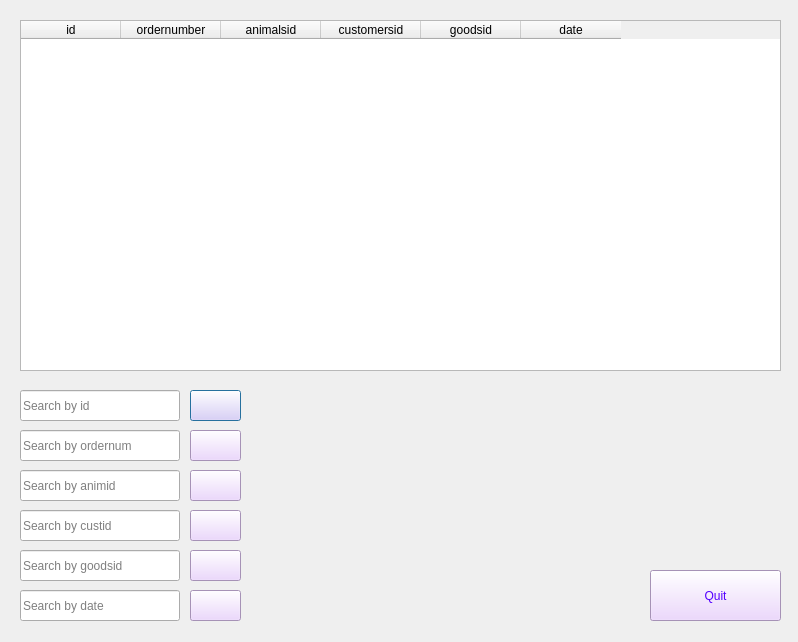
<?xml version="1.0" encoding="UTF-8"?>
<ui version="4.0">
 <class>Dialog</class>
 <widget class="QDialog" name="Dialog">
  <property name="geometry">
   <rect>
    <x>0</x>
    <y>0</y>
    <width>798</width>
    <height>642</height>
   </rect>
  </property>
  <property name="windowTitle">
   <string>Orders</string>
  </property>
  <widget class="QTableWidget" name="tableWidget">
   <property name="geometry">
    <rect>
     <x>20</x>
     <y>20</y>
     <width>761</width>
     <height>351</height>
    </rect>
   </property>
   <column>
    <property name="text">
     <string>id</string>
    </property>
   </column>
   <column>
    <property name="text">
     <string>ordernumber</string>
    </property>
   </column>
   <column>
    <property name="text">
     <string>animalsid</string>
    </property>
   </column>
   <column>
    <property name="text">
     <string>customersid</string>
    </property>
   </column>
   <column>
    <property name="text">
     <string>goodsid</string>
    </property>
   </column>
   <column>
    <property name="text">
     <string>date</string>
    </property>
   </column>
  </widget>
  <widget class="QPushButton" name="btn">
   <property name="geometry">
    <rect>
     <x>190</x>
     <y>390</y>
     <width>51</width>
     <height>31</height>
    </rect>
   </property>
   <property name="styleSheet">
    <string notr="true">font: 75 16pt &quot;MS Shell Dlg 2&quot;;
color: rgb(85, 0, 255);
background-color: rgb(233, 205, 255);</string>
   </property>
   <property name="text">
    <string/>
   </property>
   <property name="icon">
    <iconset>
     <normaloff>pic/search.png</normaloff>pic/search.png</iconset>
   </property>
  </widget>
  <widget class="QPushButton" name="btn1">
   <property name="geometry">
    <rect>
     <x>650</x>
     <y>570</y>
     <width>131</width>
     <height>51</height>
    </rect>
   </property>
   <property name="styleSheet">
    <string notr="true">font: 75 16pt &quot;MS Shell Dlg 2&quot;;
color: rgb(85, 0, 255);
background-color: rgb(233, 205, 255);</string>
   </property>
   <property name="text">
    <string>Quit</string>
   </property>
  </widget>
  <widget class="QLineEdit" name="lineId">
   <property name="geometry">
    <rect>
     <x>20</x>
     <y>390</y>
     <width>160</width>
     <height>31</height>
    </rect>
   </property>
   <property name="placeholderText">
    <string>Search by id</string>
   </property>
  </widget>
  <widget class="QLineEdit" name="lineOrd">
   <property name="geometry">
    <rect>
     <x>20</x>
     <y>430</y>
     <width>160</width>
     <height>31</height>
    </rect>
   </property>
   <property name="placeholderText">
    <string>Search by ordernum</string>
   </property>
  </widget>
  <widget class="QLineEdit" name="lineAnim">
   <property name="geometry">
    <rect>
     <x>20</x>
     <y>470</y>
     <width>160</width>
     <height>31</height>
    </rect>
   </property>
   <property name="placeholderText">
    <string>Search by animid</string>
   </property>
  </widget>
  <widget class="QLineEdit" name="lineCust">
   <property name="geometry">
    <rect>
     <x>20</x>
     <y>510</y>
     <width>160</width>
     <height>31</height>
    </rect>
   </property>
   <property name="placeholderText">
    <string>Search by custid</string>
   </property>
  </widget>
  <widget class="QLineEdit" name="lineGood">
   <property name="geometry">
    <rect>
     <x>20</x>
     <y>550</y>
     <width>160</width>
     <height>31</height>
    </rect>
   </property>
   <property name="placeholderText">
    <string>Search by goodsid</string>
   </property>
  </widget>
  <widget class="QLineEdit" name="lineDate">
   <property name="geometry">
    <rect>
     <x>20</x>
     <y>590</y>
     <width>160</width>
     <height>31</height>
    </rect>
   </property>
   <property name="placeholderText">
    <string>Search by date</string>
   </property>
  </widget>
  <widget class="QPushButton" name="btn_2">
   <property name="geometry">
    <rect>
     <x>190</x>
     <y>430</y>
     <width>51</width>
     <height>31</height>
    </rect>
   </property>
   <property name="styleSheet">
    <string notr="true">font: 75 16pt &quot;MS Shell Dlg 2&quot;;
color: rgb(85, 0, 255);
background-color: rgb(233, 205, 255);</string>
   </property>
   <property name="text">
    <string/>
   </property>
   <property name="icon">
    <iconset>
     <normaloff>pic/search.png</normaloff>pic/search.png</iconset>
   </property>
  </widget>
  <widget class="QPushButton" name="btn_3">
   <property name="geometry">
    <rect>
     <x>190</x>
     <y>470</y>
     <width>51</width>
     <height>31</height>
    </rect>
   </property>
   <property name="styleSheet">
    <string notr="true">font: 75 16pt &quot;MS Shell Dlg 2&quot;;
color: rgb(85, 0, 255);
background-color: rgb(233, 205, 255);</string>
   </property>
   <property name="text">
    <string/>
   </property>
   <property name="icon">
    <iconset>
     <normaloff>pic/search.png</normaloff>pic/search.png</iconset>
   </property>
  </widget>
  <widget class="QPushButton" name="btn_4">
   <property name="geometry">
    <rect>
     <x>190</x>
     <y>510</y>
     <width>51</width>
     <height>31</height>
    </rect>
   </property>
   <property name="styleSheet">
    <string notr="true">font: 75 16pt &quot;MS Shell Dlg 2&quot;;
color: rgb(85, 0, 255);
background-color: rgb(233, 205, 255);</string>
   </property>
   <property name="text">
    <string/>
   </property>
   <property name="icon">
    <iconset>
     <normaloff>pic/search.png</normaloff>pic/search.png</iconset>
   </property>
  </widget>
  <widget class="QPushButton" name="btn_5">
   <property name="geometry">
    <rect>
     <x>190</x>
     <y>550</y>
     <width>51</width>
     <height>31</height>
    </rect>
   </property>
   <property name="styleSheet">
    <string notr="true">font: 75 16pt &quot;MS Shell Dlg 2&quot;;
color: rgb(85, 0, 255);
background-color: rgb(233, 205, 255);</string>
   </property>
   <property name="text">
    <string/>
   </property>
   <property name="icon">
    <iconset>
     <normaloff>pic/search.png</normaloff>pic/search.png</iconset>
   </property>
  </widget>
  <widget class="QPushButton" name="btn_6">
   <property name="geometry">
    <rect>
     <x>190</x>
     <y>590</y>
     <width>51</width>
     <height>31</height>
    </rect>
   </property>
   <property name="styleSheet">
    <string notr="true">font: 75 16pt &quot;MS Shell Dlg 2&quot;;
color: rgb(85, 0, 255);
background-color: rgb(233, 205, 255);</string>
   </property>
   <property name="text">
    <string/>
   </property>
   <property name="icon">
    <iconset>
     <normaloff>pic/search.png</normaloff>pic/search.png</iconset>
   </property>
  </widget>
 </widget>
 <resources/>
 <connections/>
</ui>
